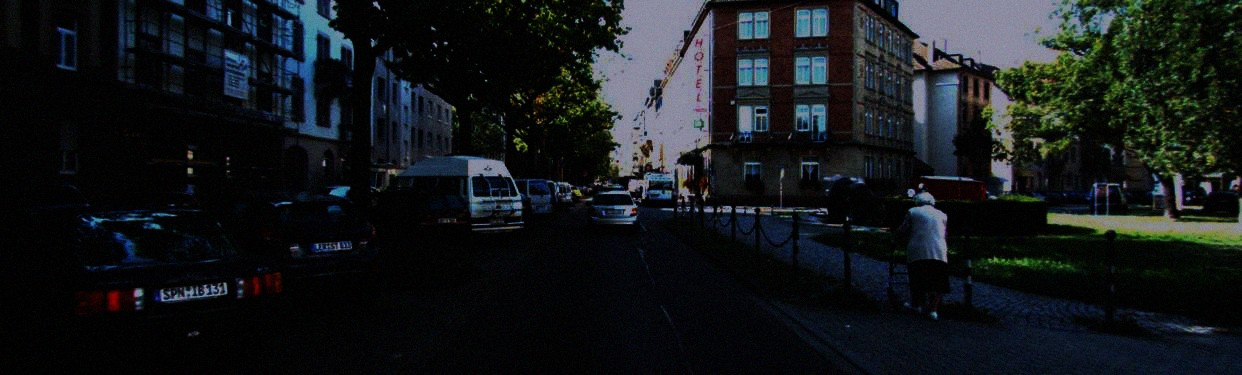
#> input picture labs/data/images/drive_night.jpg, 1242 x 375 px
$ jupyter execute lab2_2_night.ipynb
#> lines starting #> are read from the running program, lines starting #| are printed output that depends on the picture
# 实验 2-2 让夜间行车画面看得清：调亮度、直方图均衡化、去噪

从上到下依次运行每个单元格（Shift + Enter）。标有“← 改这里”的地方是“改一改”练习要修改的位置。

### 第 1 步：读入夜间画面，算平均亮度

[cell 1]
import cv2
import matplotlib.pyplot as plt
plt.rcParams["font.sans-serif"] = ["SimHei", "Microsoft YaHei", "PingFang SC", "WenQuanYi Zen Hei"]  # 图上显示中文

img = cv2.imread("../data/images/drive_night.jpg")
#> img is the input picture: shape (375, 1242, 3); mean B, G, R 27.4, 24.9, 21.1
gray = cv2.cvtColor(img, cv2.COLOR_BGR2GRAY)
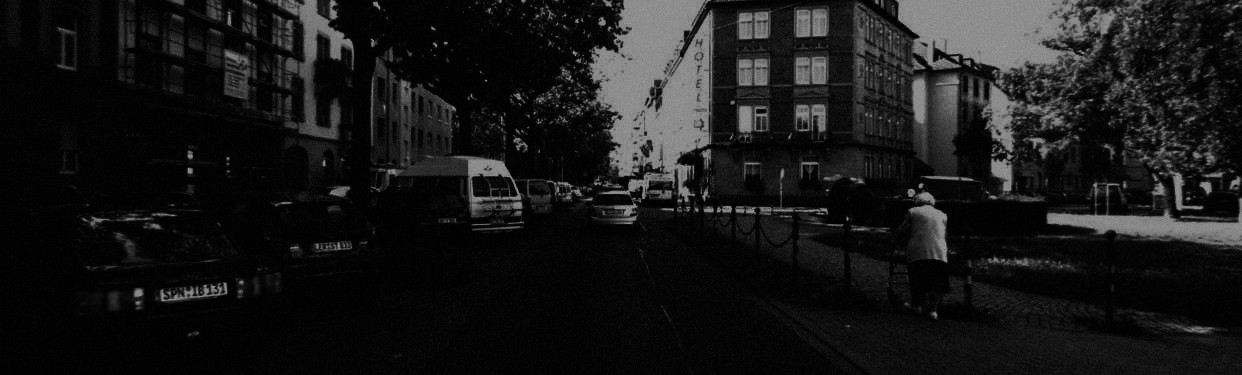
#> gray: shape (375, 1242); min 0, max 156, mean 24
print(f"平均亮度：{gray.mean():.1f}（0 最暗，255 最亮）")
#| 平均亮度：24.0（0 最暗，255 最亮）
print(f"亮度低于 50 的像素占 {(gray < 50).mean():.1%}")
#| 亮度低于 50 的像素占 85.1%

### 第 2 步：直接调亮度和对比度：新值 = 原值 × alpha + beta

[cell 2]
bright = cv2.convertScaleAbs(img, alpha=2.0, beta=20)   # ← 改这里：alpha 管对比度，beta 管亮度
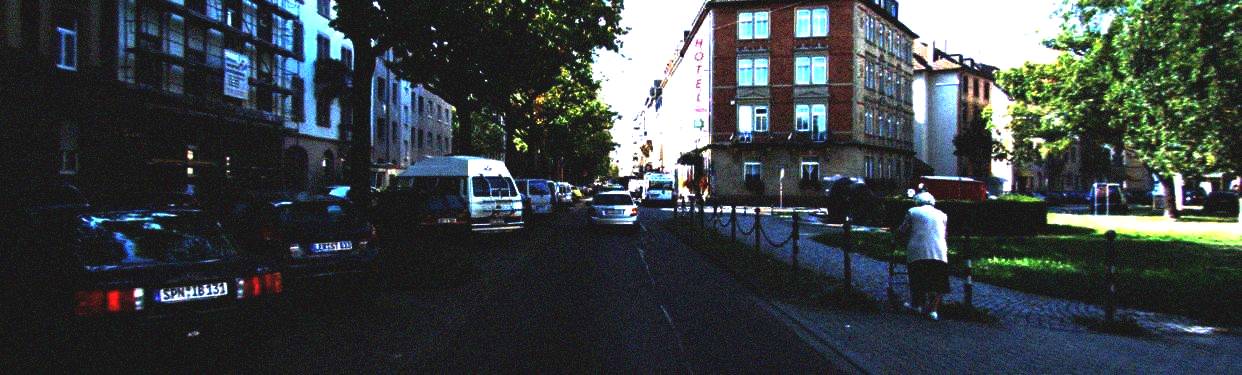
#> bright: shape (375, 1242, 3); mean B, G, R 69.1, 66.7, 59.8
g2 = cv2.cvtColor(bright, cv2.COLOR_BGR2GRAY)
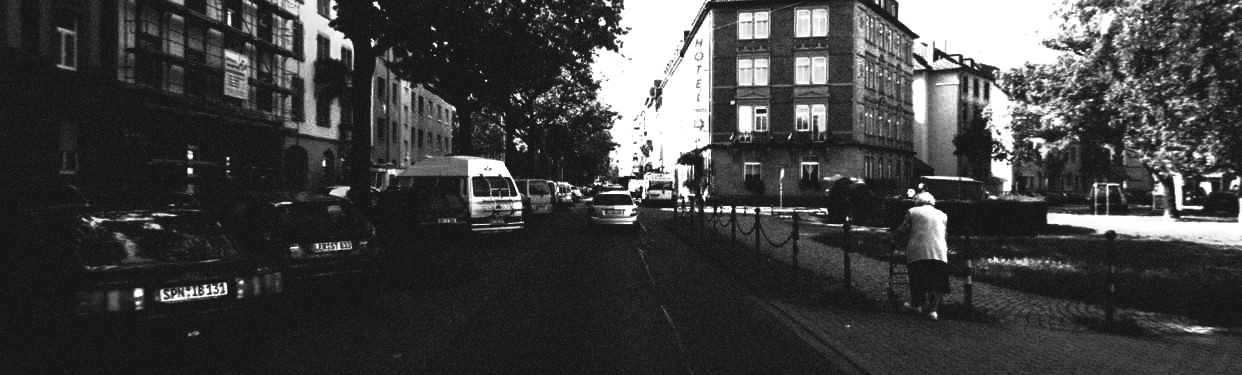
#> g2: shape (375, 1242); min 20, max 255, mean 64.9
print(f"调亮后平均亮度：{g2.mean():.1f}，变成 255 的像素占 {(g2 == 255).mean():.1%}")
#| 调亮后平均亮度：64.9，变成 255 的像素占 5.8%
cv2.imwrite("lab2_2_bright.jpg", bright)
#> Out = True

### 第 3 步：直方图均衡化（只拉亮度 V，不动颜色）

[cell 3]
hsv = cv2.cvtColor(img, cv2.COLOR_BGR2HSV)
#> hsv: shape (375, 1242, 3); mean H, S, V 74.5, 116.5, 30.8
hsv[:, :, 2] = cv2.equalizeHist(hsv[:, :, 2])     # 第 2 号通道是亮度 V
#> hsv: shape (375, 1242, 3); mean H, S, V 74.5, 116.5, 128.2
equal = cv2.cvtColor(hsv, cv2.COLOR_HSV2BGR)
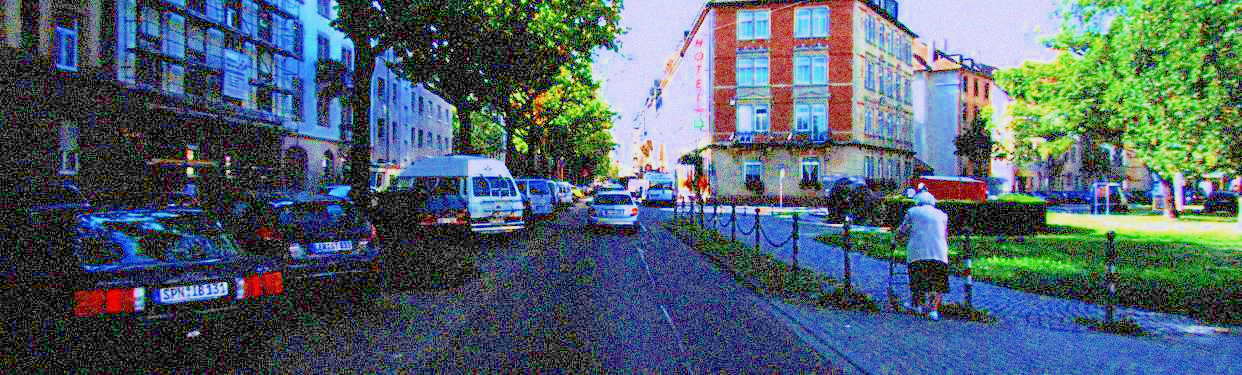
#> equal: shape (375, 1242, 3); mean B, G, R 108.3, 97.2, 80
g3 = cv2.cvtColor(equal, cv2.COLOR_BGR2GRAY)
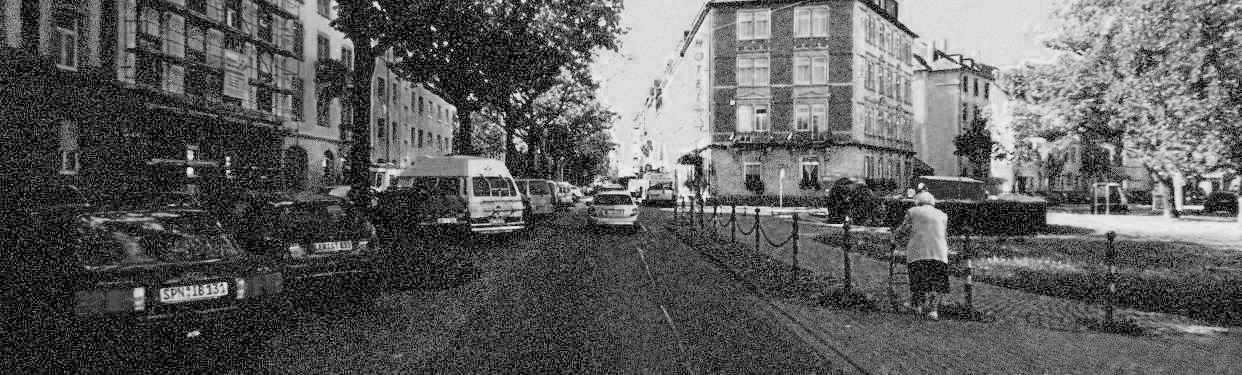
#> g3: shape (375, 1242); min 0, max 242, mean 93.3
print(f"均衡化后平均亮度：{g3.mean():.1f}")
#| 均衡化后平均亮度：93.3
cv2.imwrite("lab2_2_equal.jpg", equal)
#> Out = True

### 第 4 步：均衡化把噪点也放大了，用中值滤波去噪

[cell 4]
clean = cv2.medianBlur(equal, 3)           # ← 改这里：窗口大小 3、5、7（必须是奇数）
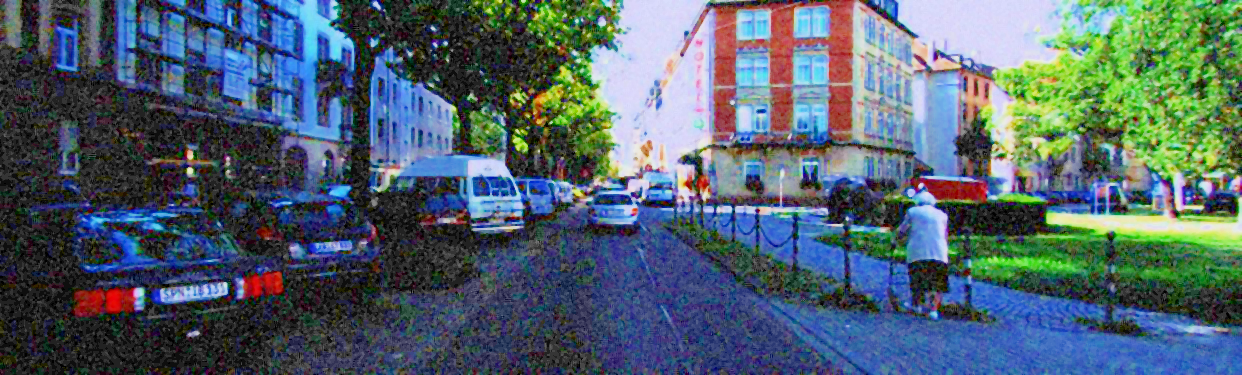
#> clean: shape (375, 1242, 3); mean B, G, R 108.7, 98.1, 80.4
g4 = cv2.cvtColor(clean, cv2.COLOR_BGR2GRAY)
before = g3[300:360, 450:600].std()       # 取路面上的一块（本来应该很平整），算“毛糙程度”（标准差）
#> before = 27.04
after = g4[300:360, 450:600].std()
#> after = 16.19
print(f"路面这块的毛糙程度：去噪前 {before:.1f}，去噪后 {after:.1f}")
#| 路面这块的毛糙程度：去噪前 27.0，去噪后 16.2
cv2.imwrite("lab2_2_clean.jpg", clean)
#> Out = True

### 第 5 步：画出调整前后的直方图

[cell 5]
plt.figure(figsize=(10, 3))
plt.hist(gray.ravel(), bins=256, range=(0, 256), color="gray", alpha=0.6, label="原图")
plt.hist(g3.ravel(), bins=256, range=(0, 256), color="orange", alpha=0.6, label="均衡化后")
plt.xlabel("亮度"); plt.ylabel("像素个数"); plt.legend()
plt.savefig("lab2_2_hist.png", dpi=100, bbox_inches="tight")
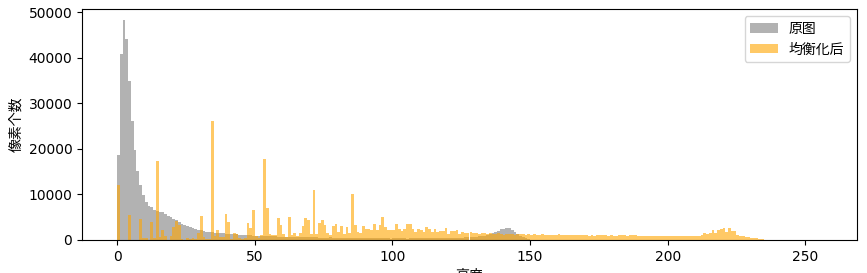
#> figure drawn by matplotlib, 1 panel; tallest bar 48290 high, from x = 2 to 3; tallest bar 26133 high, from x = 34 to 35
plt.show()
